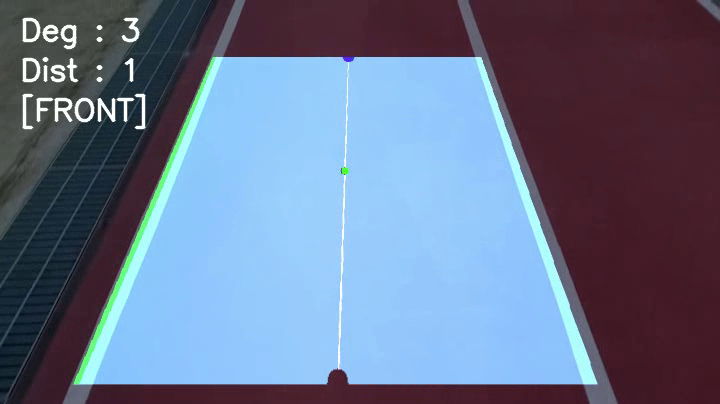
#> input picture frame 10 of bird-eye-view/result.avi, 720 x 404 px, given in place of ex3.mp4, which was not available
$ python 05-playground_handling.py   (older library calls are emulated)
#> lines starting #> are read from the running program, lines starting #| are printed output that depends on the picture; after the words box and inside, x2 and y2 are one past the last pixel; in counts of white or black regions, pixels touching at a corner belong together; pictures that were not available may be replaced by others from this repository, and a replacement may not be noted
import math

import numpy as np
import cv2
import random
import matplotlib.pyplot as plt
from matplotlib.animation import FuncAnimation

_LB = 0
_LT = 1
_RB = 2
_RT = 3

_RED = (255, 0, 0)
_GREEN = (0, 255, 0)
_BLUE = (0, 0, 255)
_BLACK = (0, 0, 0)
_WHITE = (255, 255, 255)

_PAUSE_TIME = 0.01
_DEG_ERROR_RANGE = 1
_DIST_ERROR_RANGE = 8


def make_source_marker(image):
    marked_img = image.copy()
    marker_size = 10
    # lb, lt, rb, rt
    position = [
        (60, 350), (170, 80), (630, 350), (510, 80)
    ]
    cv2.circle(marked_img, position[_LB], marker_size, _RED, -1)
    cv2.circle(marked_img, position[_LT], marker_size, _GREEN, -1)
    cv2.circle(marked_img, position[_RB], marker_size, _BLUE, -1)
    cv2.circle(marked_img, position[_RT], marker_size, _BLACK, -1)

    return marked_img, position


def wrapping_img(image, source_position):
    (h, w) = (image.shape[0], image.shape[1])

    source = np.float32(source_position)
    destination = np.float32([(60, 380), (60, 50), (630, 380), (630, 50)])

    transform_matrix = cv2.getPerspectiveTransform(source, destination)
    minverse = cv2.getPerspectiveTransform(destination, source)
    wrapped_img = cv2.warpPerspective(image, transform_matrix, (w, h))

    return wrapped_img, minverse


def color_filtering_img(image):
    g_blur_size = 7
    m_blur_size = 13
    thresh = 170

    gray_img = cv2.cvtColor(image, cv2.COLOR_BGR2GRAY)
    g_blur_img = cv2.GaussianBlur(gray_img, (g_blur_size, g_blur_size), 0)
    m_blur_img = cv2.medianBlur(g_blur_img, m_blur_size)
    ret, thr_img = cv2.threshold(m_blur_img, thresh, 255, cv2.THRESH_BINARY)
    canny_img = cv2.Canny(thr_img, 30, 350)

    filtered_img = canny_img

    return filtered_img


def set_roi_area(image):
    x = int(image.shape[1])
    y = int(image.shape[0])

    # 한 붓 그리기
    _shape = np.array([
        [int(0.02 * x), int(0.9 * y)], [int(0.02 * x), int(0.1 * y)],
        [int(0.4 * x), int(0.1 * y)], [int(0.4 * x), int(0.9 * y)],
        [int(0.6 * x), int(0.9 * y)], [int(0.6 * x), int(0.1 * y)],
        [int(0.98 * x), int(0.1 * y)], [int(0.98 * x), int(0.9 * y)],
        [int(0.05 * x), int(0.9 * y)]
    ])

    mask = np.zeros_like(image)

    if len(image.shape) > 2:
        channel_count = image.shape[2]
        ignore_mask_color = (255,) * channel_count
    else:
        ignore_mask_color = 255

    cv2.fillPoly(mask, np.int32([_shape]), ignore_mask_color)
    masked_roi_image = cv2.bitwise_and(image, mask)

    return masked_roi_image


def plot_histogram(image):
    histogram = np.sum(image[image.shape[0] // 2:, :], axis=0)
    mid_point = np.int(histogram.shape[0] / 2)
    left_base = np.argmax(histogram[:mid_point])
    right_base = np.argmax(histogram[mid_point:]) + mid_point

    return left_base, right_base


def slide_window_search(image, left_current, right_current):
    out_img = np.dstack((image, image, image))

    nwindows = 4
    window_height = np.int(image.shape[0] / nwindows)
    nonzero = image.nonzero()  # 선이 있는 부분의 인덱스만 저장
    nonzero_y = np.array(nonzero[0])  # 선이 있는 부분 y의 인덱스 값
    nonzero_x = np.array(nonzero[1])  # 선이 있는 부분 x의 인덱스 값
    margin = 100
    minpix = 50
    left_lane = []
    right_lane = []
    thickness = 2

    for w in range(nwindows):
        win_y_low = image.shape[0] - (w + 1) * window_height  # window 윗부분
        win_y_high = image.shape[0] - w * window_height  # window 아랫 부분
        win_xleft_low = left_current - margin  # 왼쪽 window 왼쪽 위
        win_xleft_high = left_current + margin  # 왼쪽 window 오른쪽 아래
        win_xright_low = right_current - margin  # 오른쪽 window 왼쪽 위
        win_xright_high = right_current + margin  # 오른쪽 window 오른쪽 아래

        cv2.rectangle(out_img, (win_xleft_low, win_y_low), (win_xleft_high, win_y_high), _GREEN, thickness)
        cv2.rectangle(out_img, (win_xright_low, win_y_low), (win_xright_high, win_y_high), _GREEN, thickness)
        good_left = ((nonzero_y >= win_y_low) & (nonzero_y < win_y_high) & (nonzero_x >= win_xleft_low) & (
                nonzero_x < win_xleft_high)).nonzero()[0]
        good_right = ((nonzero_y >= win_y_low) & (nonzero_y < win_y_high) & (nonzero_x >= win_xright_low) & (
                nonzero_x < win_xright_high)).nonzero()[0]
        left_lane.append(good_left)
        right_lane.append(good_right)

        if len(good_left) > minpix:
            left_current = np.int(np.mean(nonzero_x[good_left]))
        if len(good_right) > minpix:
            right_current = np.int(np.mean(nonzero_x[good_right]))

    left_lane = np.concatenate(left_lane)  # np.concatenate() -> array를 1차원으로 합침
    right_lane = np.concatenate(right_lane)

    leftx = nonzero_x[left_lane]
    lefty = nonzero_y[left_lane]
    rightx = nonzero_x[right_lane]
    righty = nonzero_y[right_lane]

    left_fit = np.polyfit(lefty, leftx, 2)
    right_fit = np.polyfit(righty, rightx, 2)

    ploty = np.linspace(0, image.shape[0] - 1, image.shape[0])
    left_fitx = left_fit[0] * ploty ** 2 + left_fit[1] * ploty + left_fit[2]
    right_fitx = right_fit[0] * ploty ** 2 + right_fit[1] * ploty + right_fit[2]

    ltx = np.trunc(left_fitx)
    rtx = np.trunc(right_fitx)

    out_img[nonzero_y[left_lane], nonzero_x[left_lane]] = _RED
    out_img[nonzero_y[right_lane], nonzero_x[right_lane]] = _BLUE

    # [8 lines of commented-out code are left out]

    ret = {'left_fitx': ltx, 'right_fitx': rtx, 'ploty': ploty}

    return ret


def draw_lane_lines(original_image, wraped_image, minv, draw_info):
    left_fitx, right_fitx, ploty = draw_info['left_fitx'], draw_info['right_fitx'], draw_info['ploty']

    warp_zero = np.zeros_like(wraped_image).astype(np.uint8)
    color_warp = np.dstack((warp_zero, warp_zero, warp_zero))

    pts_left = np.array([np.transpose(np.vstack([left_fitx, ploty]))])
    pts_right = np.array([np.flipud(np.transpose(np.vstack([right_fitx, ploty])))])
    pts = np.hstack((pts_left, pts_right))

    mean_x = np.mean((left_fitx, right_fitx), axis=0)
    pts_mean = np.array([np.flipud(np.transpose(np.vstack([mean_x, ploty])))])

    left_line = {"start": np.int_(pts_left[0][0]), "end": np.int_(pts_left[0][-1])}
    cv2.line(color_warp, left_line["start"], left_line["end"], (0, 255, 0), 10)

    cv2.fillPoly(color_warp, np.int_([pts]), (216, 168, 74))
    cv2.fillPoly(color_warp, np.int_([pts_mean]), _WHITE)

    # todo test code
    center = np.squeeze(np.int_([pts_mean]))
    start, end = center[-1], center[0]
    arr = [start[0], start[1], end[0], end[1]]

    # 방향 각도 계산
    rad = math.atan2(arr[3] - arr[1], arr[2] - arr[0])
    deg = int((rad * 180) / math.pi - 90)

    # 곡률 거리 계산
    mid1 = np.int_([(start[0] + end[0]) / 2, (start[1] + end[1]) / 2])
    mid2 = np.squeeze(np.int_([pts_mean]))[202]

    x = (mid1[0] - mid2[0]) ** 2
    y = (mid1[1] - mid2[1]) ** 2
    dist = int((x + y) ** 0.5)

    cv2.circle(color_warp, mid1, 5, _BLACK, -1)
    cv2.circle(color_warp, mid2, 5, _GREEN, -1)
    cv2.circle(color_warp, start, 10, _RED, -1)
    cv2.circle(color_warp, end, 10, _BLACK, -1)

    cv2.imshow("color_warp", color_warp)

    new_warp = cv2.warpPerspective(color_warp, minv, (original_image.shape[1], original_image.shape[0]))
    result = cv2.addWeighted(original_image, 0.5, new_warp, 1, 0)

    return pts_mean, result, deg, dist


cap = cv2.VideoCapture("../video/ex3.mp4")
winname = "result"

width = cap.get(cv2.CAP_PROP_FRAME_WIDTH)
height = cap.get(cv2.CAP_PROP_FRAME_HEIGHT)

fourcc = cv2.VideoWriter_fourcc(*'DIVX')
out = cv2.VideoWriter('result.avi', fourcc, 30.0, (int(width), int(height)))

cv2.namedWindow(winname)
# cv2.moveWindow(winname, 100, 0)

while True:
    ret, img = cap.read()
#> img is the input picture: shape (404, 720, 3); mean B, G, R 141.5, 115.3, 102.1

    if not ret:
        break

    (h, w) = (img.shape[0], img.shape[1])

    mark_img, src_position = make_source_marker(img)
#> src_position = [(60, 350), (170, 80), (630, 350), (510, 80)]
    wrap_img, minv = wrapping_img(img, src_position)
#> in wrapping_img, `source = np.float32(source_position)`: source = [[60, 350], [170, 80], [630, 350], [510, 80]]
#> in wrapping_img, `transform_matrix = cv2.getPerspectiveTransform(source, destination)`: transform_matrix = [[2.1, 1.04, -364.8], [-1.8e-16, 2.72, -155], [-1.36e-18, 0.00313, 1]]
#> in wrapping_img, `minverse = cv2.getPerspectiveTransform(destination, source)`: minverse = [[0.562, -0.383, 145.6], [0, 0.368, 57], [2.44e-19, -0.00115, 1]]
#> in wrapping_img, `wrapped_img = cv2.warpPerspective(image, transform_matrix, (w, h))`:
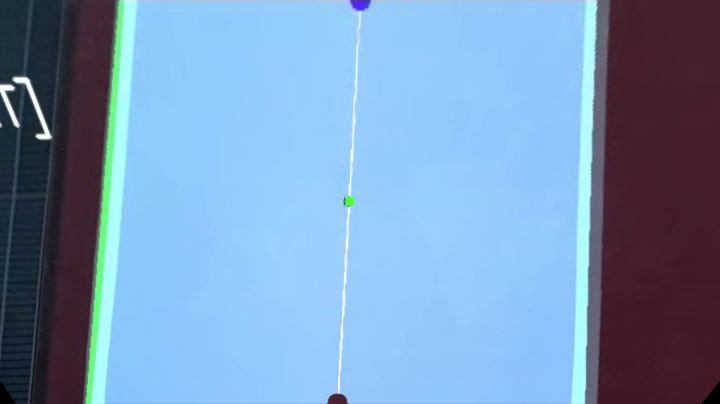
#> wrapped_img: shape (404, 720, 3); mean B, G, R 186.1, 151.6, 119.9
#> minv has the same summary as minverse in wrapping_img
    filter_img = color_filtering_img(wrap_img)
#> in color_filtering_img, `ret, thr_img = cv2.threshold(m_blur_img, thresh, 255, cv2.THRESH_BINARY)`:
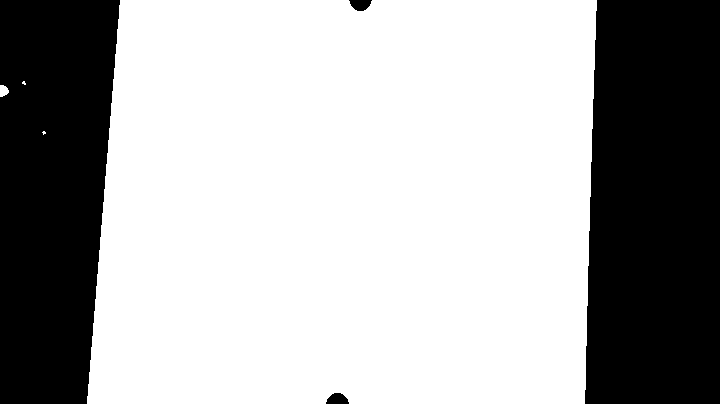
#> thr_img: shape (404, 720); 67.6% white; 4 black regions, box (x1, y1, x2, y2) and area: (585, 0, 720, 404) 52293, (0, 0, 120, 404) 41679, (326, 393, 349, 404) 191, (349, 0, 372, 11) 187
#> in color_filtering_img, `ret, thr_img = cv2.threshold(m_blur_img, thresh, 255, cv2.THRESH_BINARY)`: ret = 170
    roi_img = set_roi_area(filter_img)
#> in set_roi_area, `cv2.fillPoly(mask, np.int32([_shape]), ignore_mask_color)`:
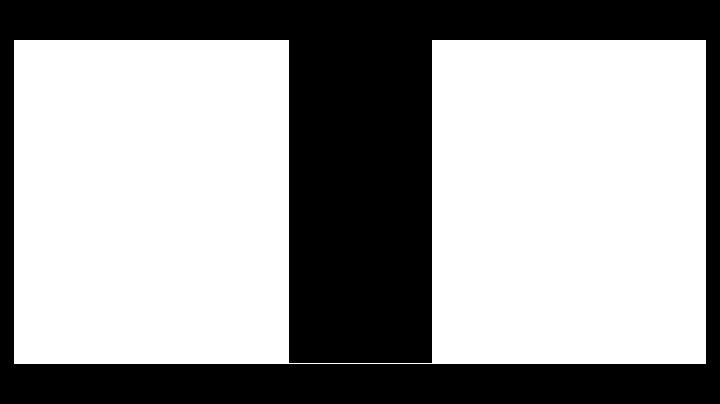
#> mask: shape (404, 720); 61.2% white; 1 black region, box (x1, y1, x2, y2) and area: (0, 0, 720, 404) 112861

    left, right = plot_histogram(roi_img)
#> in plot_histogram, `histogram = np.sum(image[image.shape[0] // 2:, :], axis=0)`: histogram = 720 values, max 10200 at index 586, min 0 at index 0, mean 114.8
#> in plot_histogram, `left_base = np.argmax(histogram[:mid_point])`: left_base = 90
#> in plot_histogram, `right_base = np.argmax(histogram[mid_point:]) + mid_point`: right_base = 586
#> left = 90; right = 586
    draw_info = slide_window_search(roi_img, left, right)
#> in slide_window_search, `nonzero = image.nonzero()`: nonzero = 666 positions, rows 40 to 363, columns 22 to 595
#> in slide_window_search, `nonzero_y = np.array(nonzero[0])`: nonzero_y = 666 values from 40 to 363
#> in slide_window_search, `nonzero_x = np.array(nonzero[1])`: nonzero_x = 666 values, max 595 at index 1, min 22 at index 82, mean 337.6
#> the loop in slide_window_search, `for w in range(nwindows):` made 4 passes
#> (win_xleft_low, win_xleft_high, win_xright_low, win_xright_high, left_current, right_current) on passes 1 to 4: (-10, 190, 486, 686, 91, 585), (-9, 191, 485, 685, 98, 587), (-2, 198, 487, 687, 100, 590), (0, 200, 490, 690, 102, 593)
#> after the loop in slide_window_search, `for w in range(nwindows):`:
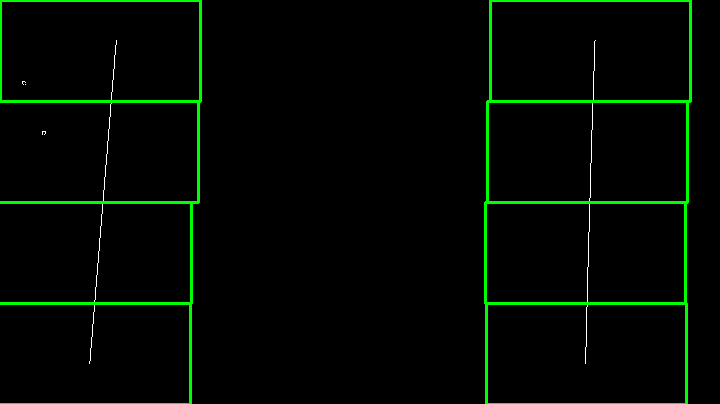
#> out_img: shape (404, 720, 3); mean of channels 0, 1, 2 0.6, 8.1, 0.6; drawn as B, G, R
#> after the loop in slide_window_search, `for w in range(nwindows):`: left_lane = 4 items
#> in slide_window_search, `left_lane = np.concatenate(left_lane)`: left_lane = 342 values, max 664 at index 60, min 0 at index 273, mean 327.2
#> in slide_window_search, `right_lane = np.concatenate(right_lane)`: right_lane = 324 values, max 665 at index 60, min 1 at index 263, mean 338.1
#> in slide_window_search, `leftx = nonzero_x[left_lane]`: leftx = 342 values, max 116 at index 273, min 22 at index 314, mean 98.93
#> in slide_window_search, `lefty = nonzero_y[left_lane]`: lefty = 342 values, max 363 at index 60, min 40 at index 273, mean 196.7
#> in slide_window_search, `rightx = nonzero_x[right_lane]`: rightx = 324 values, max 595 at index 263, min 585 at index 44, mean 589.5
#> in slide_window_search, `righty = nonzero_y[right_lane]`: righty = 324 values, max 363 at index 60, min 40 at index 263, mean 201.5
#> in slide_window_search, `left_fit = np.polyfit(lefty, leftx, 2)`: left_fit = [-5.87e-05, -0.0172, 105.1]
#> in slide_window_search, `right_fit = np.polyfit(righty, rightx, 2)`: right_fit = [1.51e-05, -0.0352, 595.8]
#> in slide_window_search, `left_fitx = left_fit[0] * ploty ** 2 + left_fit[1] * ploty + left_fit[2]`: left_fitx = 404 values, max 105.1 at index 0, min 88.63 at index 403, mean 98.45
#> in slide_window_search, `right_fitx = right_fit[0] * ploty ** 2 + right_fit[1] * ploty + right_..`: right_fitx = 404 values, max 595.8 at index 0, min 584.1 at index 403, mean 589.6
#> in slide_window_search, `ltx = np.trunc(left_fitx)`: ltx = 404 values, max 105 at index 0, min 88 at index 398, mean 97.94
#> in slide_window_search, `rtx = np.trunc(right_fitx)`: rtx = 404 values, max 595 at index 0, min 584 at index 366, mean 589.1
#> draw_info = 3 items
    mean_pts, result, deg, dist = draw_lane_lines(img, roi_img, minv, draw_info)
#> in draw_lane_lines, `left_fitx, right_fitx, ploty = draw_info['left_fitx'], draw_info['righ..`: left_fitx has the same summary as ltx in slide_window_search; right_fitx has the same summary as rtx in slide_window_search; ploty = 404 values from 0 to 403
#> in draw_lane_lines, `pts_left = np.array([np.transpose(np.vstack([left_fitx, ploty]))])`: pts_left = 404 pairs, first value 88 to 105, second value 0 to 403
#> in draw_lane_lines, `pts_right = np.array([np.flipud(np.transpose(np.vstack([right_fitx, pl..`: pts_right = 404 pairs, first value 584 to 595, second value 0 to 403
#> in draw_lane_lines, `pts = np.hstack((pts_left, pts_right))`: pts = 808 pairs, first value 88 to 595, second value 0 to 403
#> in draw_lane_lines, `mean_x = np.mean((left_fitx, right_fitx), axis=0)`: mean_x = 404 values, max 350 at index 0, min 336 at index 398, mean 343.5
#> in draw_lane_lines, `pts_mean = np.array([np.flipud(np.transpose(np.vstack([mean_x, ploty])..`: pts_mean = 404 pairs, first value 336 to 350, second value 0 to 403
#> in draw_lane_lines, `left_line = {"start": np.int_(pts_left[0][0]), "end": np.int_(pts_left..`: left_line = {'start': [105, 0], 'end': [88, 403]}
#> in draw_lane_lines, `cv2.fillPoly(color_warp, np.int_([pts]), (216, 168, 74))`:
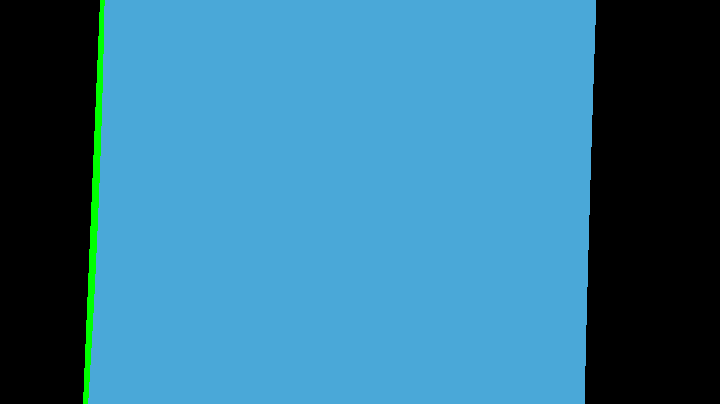
#> color_warp: shape (404, 720, 3); mean of channels 0, 1, 2 147.6, 117.1, 50.6; drawn as B, G, R
#> in draw_lane_lines, `center = np.squeeze(np.int_([pts_mean]))`: center has the same summary as pts_mean
#> in draw_lane_lines, `start, end = center[-1], center[0]`: start = [350, 0]; end = [336, 403]
#> in draw_lane_lines, `arr = [start[0], start[1], end[0], end[1]]`: arr = [350, 0, 336, 403]
#> in draw_lane_lines, `rad = math.atan2(arr[3] - arr[1], arr[2] - arr[0])`: rad = 1.61
#> in draw_lane_lines, `deg = int((rad * 180) / math.pi - 90)`: deg = 1
#> in draw_lane_lines, `mid1 = np.int_([(start[0] + end[0]) / 2, (start[1] + end[1]) / 2])`: mid1 = [343, 201]
#> in draw_lane_lines, `mid2 = np.squeeze(np.int_([pts_mean]))[202]`: mid2 = [344, 201]
#> in draw_lane_lines, `x = (mid1[0] - mid2[0]) ** 2`: x = 1
#> in draw_lane_lines, `y = (mid1[1] - mid2[1]) ** 2`: y = 0
#> in draw_lane_lines, `dist = int((x + y) ** 0.5)`: dist = 1
#> in draw_lane_lines, `result = cv2.addWeighted(original_image, 0.5, new_warp, 1, 0)`:
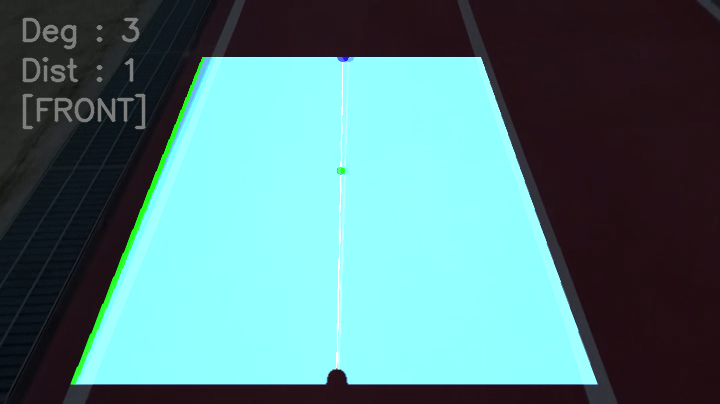
#> result: shape (404, 720, 3); mean B, G, R 128.9, 127.2, 84.2
#> mean_pts has the same summary as pts_mean in draw_lane_lines; deg = 1; dist = 1
    dir = "LEFT" if ((deg < _DEG_ERROR_RANGE * -1) and dist > _DIST_ERROR_RANGE) \
        else ("RIGHT" if ((deg > _DEG_ERROR_RANGE) and dist > _DIST_ERROR_RANGE)
              else "FRONT")
#> dir = 'FRONT'

    cv2.putText(result, f"Deg : {deg}", (20, 40), cv2.FONT_HERSHEY_SIMPLEX, 0.8, (255, 255, 255), 2,
                cv2.LINE_AA)
    cv2.putText(result, f"Dist : {dist}", (20, 80), cv2.FONT_HERSHEY_SIMPLEX, 0.8, (255, 255, 255), 2,
                cv2.LINE_AA)
    cv2.putText(result, f"[{dir}]", (20, 120), cv2.FONT_HERSHEY_SIMPLEX, 0.8, (255, 255, 255), 2,
                cv2.LINE_AA)

    cv2.imshow("mark", mark_img)
    cv2.imshow("roi", set_roi_area(wrap_img))
#> in set_roi_area (call 2), `masked_roi_image = cv2.bitwise_and(image, mask)`:
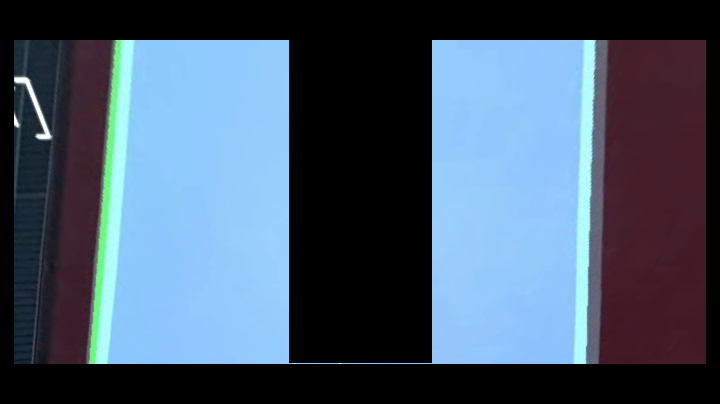
#> masked_roi_image: shape (404, 720, 3); mean B, G, R 108, 88.2, 70.6
    cv2.imshow(winname, result)
    out.write(result)

    if cv2.waitKey(1) & 0xFF == ord("q"):
#> (key q is pressed here)
        break

cap.release()
out.release()
cv2.destroyAllWindows()
